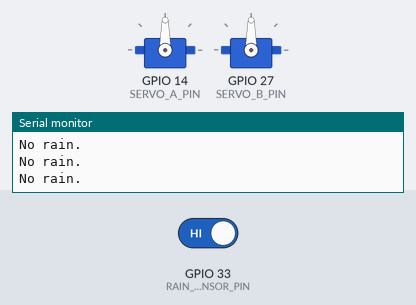
The sketch below on a simulated ESP32. On the bench: 2 × servo, the last lines printed to the serial monitor. Inputs (shaded band) come from the test bench; at power-on: GPIO 33 (RAIN_SENSOR_PIN) HIGH.

Above: at 1.8 s.
1.9 s: GPIO 33 (RAIN_SENSOR_PIN) driven LOW
At 2.3 s:
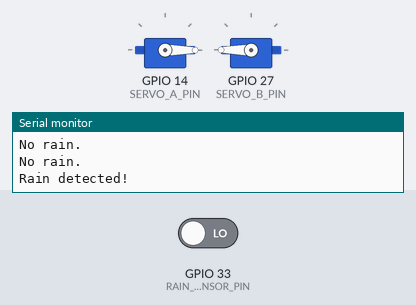
3.5 s: GPIO 33 (RAIN_SENSOR_PIN) driven HIGH
At 4.7 s:
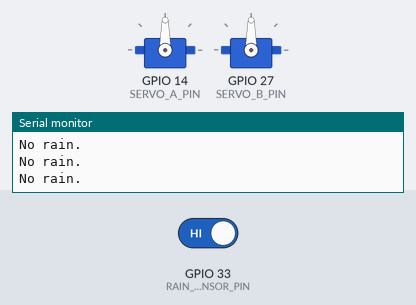
Timing chart, 0 to 6.5 s (numbered marks = the images above; inputs shaded):
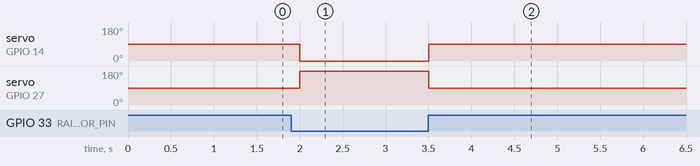

The sketch:

RainServoControl.ino
```cpp
#include <Arduino.h>
#include <ESP32Servo.h>  // ESP32-compatible servo library

#define SERVO_A_PIN 14
#define SERVO_B_PIN 27
#define RAIN_SENSOR_PIN 33

Servo servoA;
Servo servoB;

void setup() {
  Serial.begin(115200);

  // Attach the servos
  servoA.attach(SERVO_A_PIN);
  servoB.attach(SERVO_B_PIN);

  pinMode(RAIN_SENSOR_PIN, INPUT);

  // Start in center
  servoA.write(90);
  servoB.write(90);
}

void loop() {
  int rainDetected = digitalRead(RAIN_SENSOR_PIN);

  if (rainDetected == LOW) {
    Serial.println("Rain detected!");
    servoA.write(0);
    servoB.write(180);
  } else {
    Serial.println("No rain.");
    servoA.write(90);
    servoB.write(90);
  }

  delay(500);
}
```

Measured:
- after the input at 1.9 s, servo on GPIO 14 (SERVO_A_PIN): 90° → 0° after 0.10 s; servo on GPIO 27 (SERVO_B_PIN): 90° → 180° after 0.10 s
- after the input at 3.5 s, servo on GPIO 14 (SERVO_A_PIN): 0° → 90° at once; servo on GPIO 27 (SERVO_B_PIN): 180° → 90° at once
